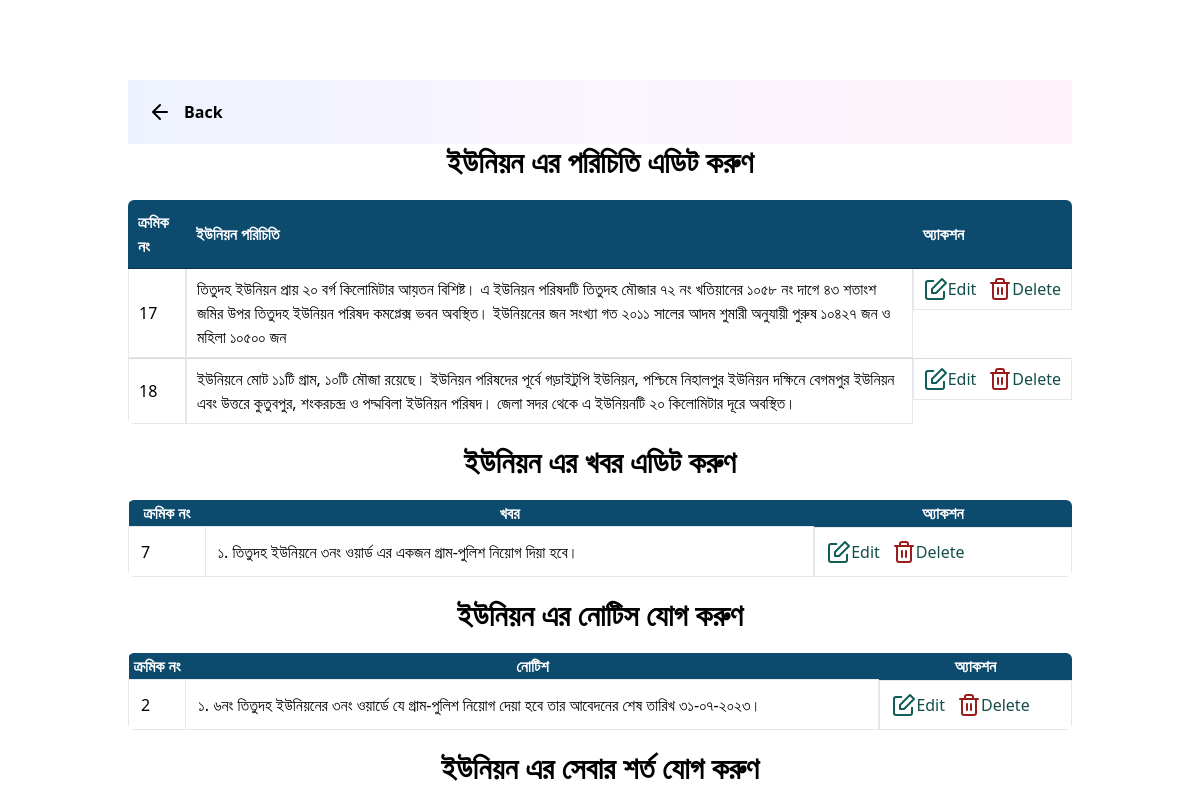
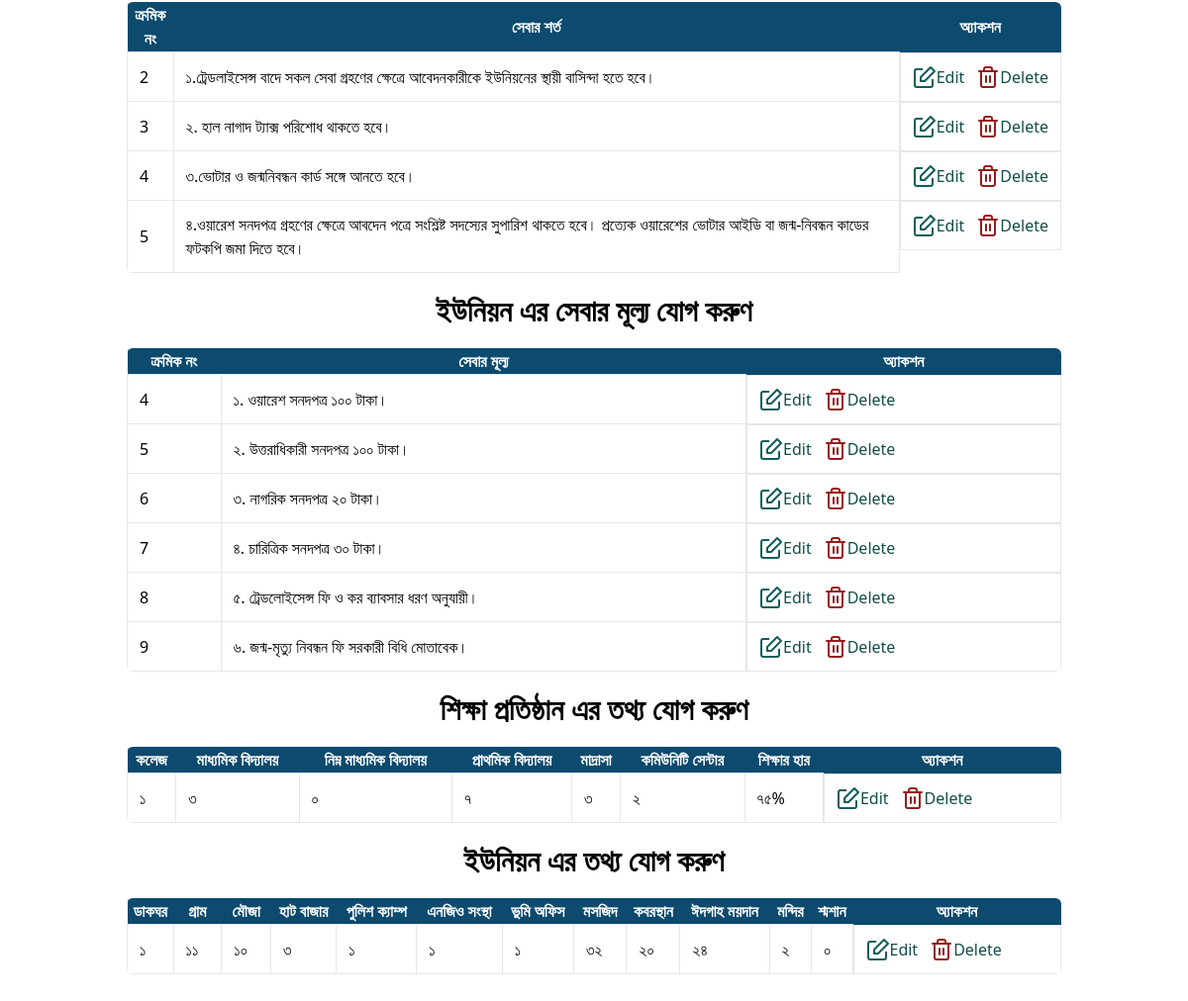
The page /home/edit/homeedit.php (signed in) on the database its author committed (2 pictures, top to bottom).
### tables this page shows
CREATE TABLE `unionporiciti` (
  `id` int(11) NOT NULL,
  `poriciti` varchar(255) NOT NULL
);

CREATE TABLE `khobor` (
  `id` int(11) NOT NULL,
  `khobor` varchar(255) NOT NULL
);

CREATE TABLE `notice` (
  `id` int(11) NOT NULL,
  `notice` varchar(255) NOT NULL
);

CREATE TABLE `sebarsorto` (
  `id` int(11) NOT NULL,
  `sorto` varchar(255) NOT NULL
);

CREATE TABLE `sebarmullo` (
  `id` int(11) NOT NULL,
  `mullo` varchar(255) NOT NULL
);

CREATE TABLE `shikkha` (
  `id` int(11) NOT NULL,
  `college` varchar(255) NOT NULL,
  `maddhomik` varchar(255) NOT NULL,
  `nimo` varchar(255) NOT NULL,
  `prathomic` varchar(255) NOT NULL,
  `madracha` varchar(255) NOT NULL,
  `community` varchar(255) NOT NULL,
  `shikkharhar` varchar(255) NOT NULL
);

CREATE TABLE `uniondetails` (
  `id` int(11) NOT NULL,
  `dakghor` varchar(255) NOT NULL,
  `gram` varchar(255) NOT NULL,
  `mouja` varchar(255) NOT NULL,
  `hatbazar` varchar(255) NOT NULL,
  `policecamp` varchar(255) NOT NULL,
  `enjio` varchar(255) NOT NULL,
  `vhumi` varchar(255) NOT NULL,
  `mosjid` varchar(255) NOT NULL,
  `koborsthan` varchar(255) NOT NULL,
  `edgah` varchar(255) NOT NULL,
  `mondir` varchar(255) NOT NULL,
  `sosan` varchar(255) NOT NULL
);

### home/edit/homeedit.php (the view, shortened to what the rows shown need)
<!doctype html>
<html>
<head>
    <link rel="stylesheet" href="style.css">
    <link href="https://cdn.datatables.net/1.10.19/css/jquery.dataTables.min.css" rel="stylesheet">
    <link href="https://cdn.datatables.net/responsive/2.2.3/css/responsive.dataTables.min.css" rel="stylesheet">
    <script src="https://cdn.tailwindcss.com"></script>
</head>
<body class="md:px-32 mx-auto  py-20">
    <div class="container mt-5">
        <table id="example" class="display rounded-md overflow-hidden" style="width:100%">
            <thead>
                <tr class="bg-sky-900 flex flex-col flex-no wrap sm:table-row rounded-l-lg sm:rounded-none mb-2 sm:mb-0 text-white">
                    <th>ক্রমিক নং</th>
                    <th>ইউনিয়ন পরিচিতি</th>
                    <th>অ্যাকশন</th>
                </tr>
            </thead>
            <tbody>
                <?php
                include '../../dbconnect.php';
                $query = "SELECT * FROM `unionporiciti`";
                $poriciti = mysqli_query($con, $query);
                while ($row = mysqli_fetch_assoc($poriciti)) {
                    $id = $row['id'];
                ?>
                    <tr class="flex flex-col flex-no wrap sm:table-row mb-2 sm:mb-0">
                        <td class='border-grey-light border  p-3  cursor-pointer'><?= $row['id'] ?></td>
                        <td class='border-grey-light border  p-3  cursor-pointer'><?= $row['poriciti'] ?></td>
                        <td class="border-grey-light border  p-3  cursor-pointer flex  gap-3 items-center">
                            <a class="flex items-center text-teal-900 hover:font-medium" href="upporicitiedit.php?id=<?php echo $id; ?>">
                                Edit
                            </a>
                            <a class="flex items-center text-teal-900 hover:font-medium" href="../delete/poricitidelete.php?id=<?php echo $id; ?>">
                                Delete
                            </a>
                        </td>
                    </tr>
                <?php
                }
                ?>
            </tbody>
        </table>
    </div>
    <div class="container mt-5">
        <table id="example1" class="display rounded-md overflow-hidden" style="width:100%">
            <thead>
                <tr class="bg-sky-900 flex flex-col flex-no wrap sm:table-row rounded-l-lg sm:rounded-none mb-2 sm:mb-0 text-white py-3">
                    <th>ক্রমিক নং</th>
                    <th>খবর</th>
                    <th>অ্যাকশন</th>
                </tr>
            </thead>
            <tbody>
                <?php
                include '../../dbconnect.php';
                $query = "SELECT * FROM `khobor`";
                $poriciti = mysqli_query($con, $query);
                while ($row = mysqli_fetch_assoc($poriciti)) {
                    $id = $row['id'];
                ?>
                    <tr class="flex flex-col flex-no wrap sm:table-row mb-2 sm:mb-0">
                        <td class='border-grey-light border  p-3  cursor-pointer'><?= $row['id'] ?></td>
                        <td class='border-grey-light border  p-3  cursor-pointer'><?= $row['khobor'] ?></td>
                        <td class="border-grey-light border  p-3  cursor-pointer flex  gap-3 items-center">
                            <a class="flex items-center text-teal-900 hover:font-medium" href="khoboredit.php?id=<?php echo $id; ?>">
                                Edit
                            </a>
                            <a class="flex items-center text-teal-900 hover:font-medium" href="../delete/khobordelete.php?id=<?php echo $id; ?>">
                                Delete
                            </a>
                        </td>
                    </tr>
                <?php
                }
                ?>
            </tbody>
        </table>
    </div>
    <div class="container mt-5">
        <table id="example" class="display rounded-md overflow-hidden" style="width:100%">
            <thead>
                <tr class="bg-sky-900 flex flex-col flex-no wrap sm:table-row rounded-l-lg sm:rounded-none mb-2 sm:mb-0 text-white">
                    <th>ক্রমিক নং</th>
                    <th>নোটিশ</th>
                    <th>অ্যাকশন</th>
                </tr>
            </thead>
            <tbody>
                <?php
                include '../../dbconnect.php';
                $query = "SELECT * FROM `notice`";
                $poriciti = mysqli_query($con, $query);
                while ($row = mysqli_fetch_assoc($poriciti)) {
                    $id = $row['id'];
                ?>
                    <tr class="flex flex-col flex-no wrap sm:table-row mb-2 sm:mb-0">
                        <td class='border-grey-light border  p-3  cursor-pointer'><?= $row['id'] ?></td>
                        <td class='border-grey-light border  p-3  cursor-pointer'><?= $row['notice'] ?></td>
                        <td class="border-grey-light border  p-3  cursor-pointer flex  gap-3 items-center">
                            <a class="flex items-center text-teal-900 hover:font-medium" href="noticeedit.php?id=<?php echo $id; ?>">
                                Edit
                            </a>
                            <a class="flex items-center text-teal-900 hover:font-medium" href="../delete/noticedelete.php?id=<?php echo $id; ?>">
                                Delete
                            </a>
                        </td>
                    </tr>
                <?php
                }
                ?>
            </tbody>
        </table>
    </div>
    <div class="container mt-5">
        <table id="example" class="display rounded-md overflow-hidden" style="width:100%">
            <thead>
                <tr class="bg-sky-900 flex flex-col flex-no wrap sm:table-row rounded-l-lg sm:rounded-none mb-2 sm:mb-0 text-white">
                    <th>ক্রমিক নং</th>
                    <th>সেবার শর্ত</th>
                    <th>অ্যাকশন</th>
                </tr>
            </thead>
            <tbody>
                <?php
                include '../../dbconnect.php';
                $query = "SELECT * FROM `sebarsorto`";
                $poriciti = mysqli_query($con, $query);
                while ($row = mysqli_fetch_assoc($poriciti)) {
                    $id = $row['id'];
                ?>
                    <tr class="flex flex-col flex-no wrap sm:table-row mb-2 sm:mb-0">
                        <td class='border-grey-light border  p-3  cursor-pointer'><?= $row['id'] ?></td>
                        <td class='border-grey-light border  p-3  cursor-pointer'><?= $row['sorto'] ?></td>
                        <td class="border-grey-light border  p-3  cursor-pointer flex  gap-3 items-center">
                            <a class="flex items-center text-teal-900 hover:font-medium" href="sebarsortoedit.php?id=<?php echo $id; ?>">
                                Edit
                            </a>
                            <a class="flex items-center text-teal-900 hover:font-medium" href="../delete/sebarsortodelete.php?id=<?php echo $id; ?>">
                                Delete
                            </a>
                        </td>
                    </tr>
                <?php
                }
                ?>
            </tbody>
        </table>
    </div>
    <div class="container mt-5">
        <table id="example" class="display rounded-md overflow-hidden" style="width:100%">
            <thead>
                <tr class="bg-sky-900 flex flex-col flex-no wrap sm:table-row rounded-l-lg sm:rounded-none mb-2 sm:mb-0 text-white">
                    <th>ক্রমিক নং</th>
                    <th>সেবার মূল্য</th>
                    <th>অ্যাকশন</th>
                </tr>
            </thead>
            <tbody>
                <?php
                include '../../dbconnect.php';
                $query = "SELECT * FROM `sebarmullo`";
                $poriciti = mysqli_query($con, $query);
                while ($row = mysqli_fetch_assoc($poriciti)) {
                    $id = $row['id'];
                ?>
                    <tr class="flex flex-col flex-no wrap sm:table-row mb-2 sm:mb-0">
                        <td class='border-grey-light border  p-3  cursor-pointer'><?= $row['id'] ?></td>
                        <td class='border-grey-light border  p-3  cursor-pointer'><?= $row['mullo'] ?></td>
                        <td class="border-grey-light border  p-3  cursor-pointer flex  gap-3 items-center">
                            <a class="flex items-center text-teal-900 hover:font-medium" href="sebarmulloedit.php?id=<?php echo $id; ?>">
                                Edit
                            </a>
                            <a class="flex items-center text-teal-900 hover:font-medium" href="../delete/sebarmullodelete.php?id=<?php echo $id; ?>">
                                Delete
                            </a>
                        </td>
                    </tr>
                <?php
                }
                ?>
            </tbody>
        </table>
    </div>
    <div class="container mt-5">
        <table id="example" class="display rounded-md overflow-hidden" style="width:100%">
            <thead>
                <tr class="bg-sky-900 flex flex-col flex-no wrap sm:table-row rounded-l-lg sm:rounded-none mb-2 sm:mb-0 text-white">
                    <th>কলেজ</th>
                    <th>মাধ্যমিক বিদ্যালয়</th>
                    <th>নিম্ন মাধ্যমিক বিদ্যালয়</th>
                    <th>প্রাথমিক বিদ্যালয়</th>
                    <th>মাদ্রাসা</th>
                    <th>কমিউনিটি সেন্টার</th>
                    <th>শিক্ষার হার</th>
                    <th>অ্যাকশন</th>
                </tr>
            </thead>
            <tbody>
                <?php
                include '../../dbconnect.php';
                $query = "SELECT * FROM `shikkha`";
                $poriciti = mysqli_query($con, $query);
                while ($row = mysqli_fetch_assoc($poriciti)) {
                    $id = $row['id'];
                ?>
                    <tr class="flex flex-col flex-no wrap sm:table-row mb-2 sm:mb-0">
                        <td class='border-grey-light border  p-3'><?= $row['college'] ?></td>
                        <td class='border-grey-light border  p-3'><?= $row['maddhomik'] ?></td>
                        <td class='border-grey-light border  p-3'><?= $row['nimo'] ?></td>
                        <td class='border-grey-light border  p-3'><?= $row['prathomic'] ?></td>
                        <td class='border-grey-light border  p-3'><?= $row['madracha'] ?></td>
                        <td class='border-grey-light border  p-3'><?= $row['community'] ?></td>
                        <td class='border-grey-light border  p-3'><?= $row['shikkharhar'] ?></td>
                        <td class="border-grey-light border  p-3  cursor-pointer flex  gap-3 items-center">
                            <a class="flex items-center text-teal-900 hover:font-medium" href="shikkhaedit.php?id=<?php echo $id; ?>">
                                Edit
                            </a>
                            <a class="flex items-center text-teal-900 hover:font-medium" href="../delete/shikkhadelete.php?id=<?php echo $id; ?>">
                                Delete
                            </a>
                        </td>
                    </tr>
                <?php
                }
                ?>
            </tbody>
        </table>
    </div>
    <div class="container mt-5">
        <table id="example" class="display rounded-md overflow-hidden" style="width:100%">
            <thead>
                <tr class="bg-sky-900 flex flex-col flex-no wrap sm:table-row rounded-l-lg sm:rounded-none mb-2 sm:mb-0 text-white">
                    <th>ডাকঘর</th>
                    <th>গ্রাম</th>
                    <th>মৌজা</th>
                    <th>হাট বাজার</th>
                    <th>পুলিশ ক্যাম্প</th>
                    <th>এনজিও সংস্থা</th>
                    <th>ভুমি অফিস</th>
                    <th>মসজিদ</th>
                    <th>কবরস্থান</th>
                    <th>ঈদগাহ ময়দান</th>
                    <th>মন্দির</th>
                    <th>শ্মশান</th>
                    <th>অ্যাকশন</th>
                </tr>
            </thead>
            <tbody>
                <?php
                include '../../dbconnect.php';
                $query = "SELECT * FROM `uniondetails`";
                $poriciti = mysqli_query($con, $query);
                while ($row = mysqli_fetch_assoc($poriciti)) {
                    $id = $row['id'];
                ?>
                    <tr class="flex flex-col flex-no wrap sm:table-row mb-2 sm:mb-0">
                        <td class='border-grey-light border  p-3'><?= $row['dakghor'] ?></td>
                        <td class='border-grey-light border  p-3'><?= $row['gram'] ?></td>
                        <td class='border-grey-light border  p-3'><?= $row['mouja'] ?></td>
                        <td class='border-grey-light border  p-3'><?= $row['hatbazar'] ?></td>
                        <td class='border-grey-light border  p-3'><?= $row['policecamp'] ?></td>
                        <td class='border-grey-light border  p-3'><?= $row['enjio'] ?></td>
                        <td class='border-grey-light border  p-3'><?= $row['vhumi'] ?></td>
                        <td class='border-grey-light border  p-3'><?= $row['mosjid'] ?></td>
                        <td class='border-grey-light border  p-3'><?= $row['koborsthan'] ?></td>
                        <td class='border-grey-light border  p-3'><?= $row['edgah'] ?></td>
                        <td class='border-grey-light border  p-3'><?= $row['mondir'] ?></td>
                        <td class='border-grey-light border  p-3'><?= $row['sosan'] ?></td>
                        <td class="border-grey-light border  p-3  cursor-pointer flex  gap-3 items-center">
                            <a class="flex items-center text-teal-900 hover:font-medium" href="uniondetailsedit.php?id=<?php echo $id; ?>">
                                Edit
                            </a>
                            <a class="flex items-center text-teal-900 hover:font-medium" href="../delete/uniondetailsdelete.php?id=<?php echo $id; ?>">
                                Delete
                            </a>
                        </td>
                    </tr>
                <?php
                }
                ?>
            </tbody>
        </table>
    </div>
</body>
</html>

### rows shown on the page
unionporiciti: id "17", poriciti "তিতুদহ ইউনিয়ন প্রায় ২০ বর্গ কিলোমিটার আয়তন বিশিষ্ট। এ ইউনিয়ন পরিষদটি তিতুদহ মৌজার ৭২ নং খতিয়ানের ১০৫৮ নং দাগে ৪৩ শতাংশ জমির উপর তিতুদহ ইউনিয়ন পরিষদ কমপ্লেক্স ভবন অবস্থিত। ইউনিয়নের জন সংখ্যা গত ২০১১ সালের আদম শুমারী অনুযায়ী পুরুষ ১০৪২৭ জন ও মহিলা ১০৫০০ জন"
unionporiciti: id "18", poriciti "ইউনিয়নে মোট ১১টি গ্রাম, ১০টি মৌজা রয়েছে। ইউনিয়ন পরিষদের পূর্বে গড়াইটুপি ইউনিয়ন, পশ্চিমে নিহালপুর ইউনিয়ন দক্ষিনে বেগমপুর ইউনিয়ন এবং উত্তরে কুতুবপুর, শংকরচন্দ্র ও পদ্মবিলা ইউনিয়ন পরিষদ। জেলা সদর থেকে এ ইউনিয়নটি ২০ কিলোমিটার দূরে অবস্থিত।"
khobor: id "7", khobor "১. তিতুদহ ইউনিয়নে ৩নং ওয়ার্ড এর একজন গ্রাম-পুলিশ নিয়োগ দিয়া হবে।"
notice: id "2", notice "১. ৬নং তিতুদহ ইউনিয়নের ৩নং ওয়ার্ডে যে গ্রাম-পুলিশ নিয়োগ দেয়া হবে তার আবেদনের শেষ তারিখ ৩১-০৭-২০২৩।"
sebarsorto: id "2", sorto "১.ট্রেডলাইসেন্স বাদে সকল সেবা গ্রহণের ক্ষেত্রে আবেদনকারীকে ইউনিয়নের স্থায়ী বাসিন্দা হতে হবে।"
sebarsorto: id "3", sorto "২. হাল নাগাদ ট্যাক্স পরিশোধ থাকতে হবে।"
sebarsorto: id "4", sorto "৩.ভোটার ও জন্মনিবন্ধন কার্ড সঙ্গে আনতে হবে।"
sebarsorto: id "5", sorto "৪.ওয়ারেশ সনদপত্র গ্রহণের ক্ষেত্রে আবদেন পত্রে সংশ্লিষ্ট সদস্যের সুপারিশ থাকতে হবে। প্রত্যেক ওয়ারেশের ভোটার আইডি বা জন্ম-নিবন্ধন কাডের ফটকপি জমা দিতে হবে।"
sebarmullo: id "4", mullo "১. ওয়ারেশ সনদপত্র ১০০ টাকা।"
sebarmullo: id "5", mullo "২. উত্তরাধিকারী সনদপত্র ১০০ টাকা।"
sebarmullo: id "6", mullo "৩. নাগরিক সনদপত্র ২০ টাকা।"
sebarmullo: id "7", mullo "৪. চারিত্রিক সনদপত্র ৩০ টাকা।"
sebarmullo: id "8", mullo "৫. ট্রেডলােইসেন্স ফি ও কর ব্যাবসার ধরণ অনুযায়ী।"
sebarmullo: id "9", mullo "৬. জন্ম-মৃত্যু নিবন্ধন ফি সরকারী বিধি মোতাবেক।"
shikkha: college "১", maddhomik "৩", nimo "০", prathomic "৭", madracha "৩", community "২", shikkharhar "৭৫%"
uniondetails: dakghor "১", gram "১১", mouja "১০", hatbazar "৩", policecamp "১", enjio "১", vhumi "১", mosjid "৩২", koborsthan "২০", edgah "২৪", mondir "২", sosan "০"
